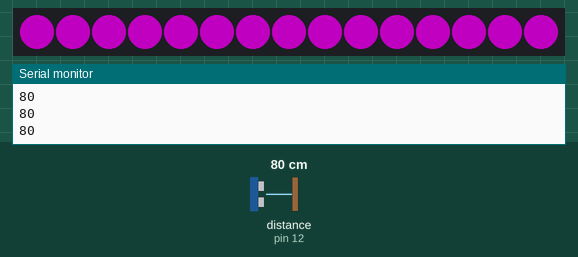
Simulated run of this sketch. Board: Arduino Uno, built with avr-gcc and run on an emulated ATmega328P. On the bench: 15 RGB LEDs in strip order, left to right, the last lines printed to the serial monitor. The test bench sets the inputs (shaded band); at power-on: distance to the obstacle (sensor on pin 12) 80 cm. The echo pulse lasts 58.3 µs per cm; dim RGB values are drawn brighter than linear.

Above: at 1.3 s.
1.4 s: distance to the obstacle (sensor on pin 12) set to 2 cm
At 2.5 s:
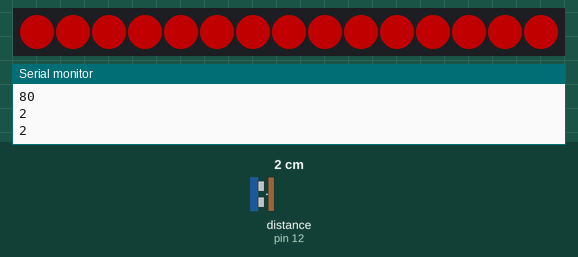
3.0 s: distance to the obstacle (sensor on pin 12) set to 18 cm
At 3.9 s:
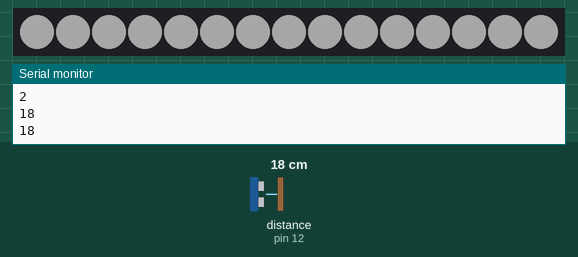
4.6 s: distance to the obstacle (sensor on pin 12) set to 120 cm
At 5.6 s:
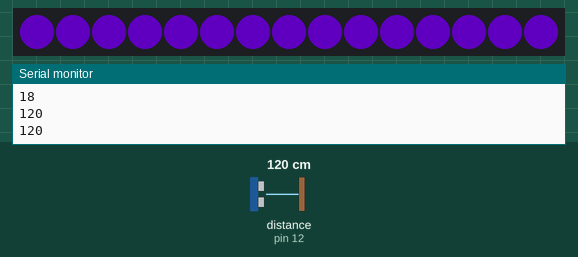
6.1 s: distance to the obstacle (sensor on pin 12) set to 250 cm
At 6.8 s:
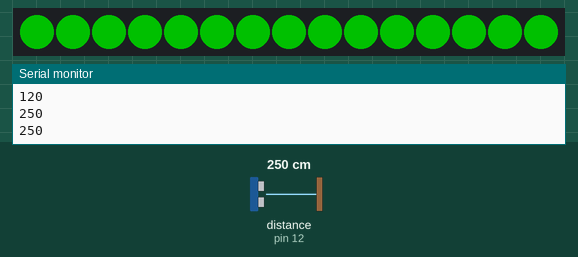
7.7 s: distance to the obstacle (sensor on pin 12) set to 4 cm
At 8.9 s:
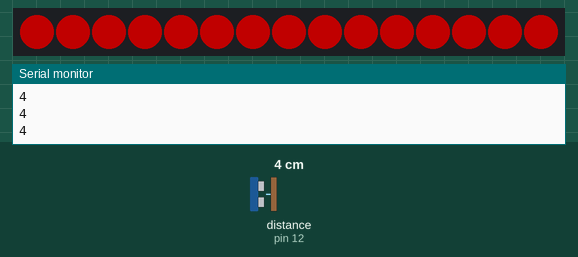
9.2 s: distance to the obstacle (sensor on pin 12) set to 183 cm
At 9.8 s:
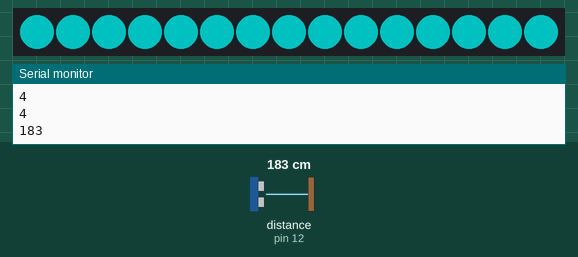
Timing chart, 0 to 11.8 s (numbered marks = the images above; inputs shaded):
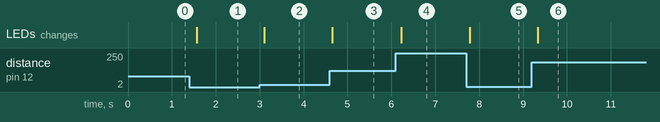

Measured:
- after the input at 1.4 s, the LEDs: change after 0.17 s (image 1)
- after the input at 3.0 s, the LEDs: change after 0.11 s (image 2)
- after the input at 4.6 s, the LEDs: change after 0.05 s (image 3)
- after the input at 6.1 s, the LEDs: change after 0.12 s (image 4)
- after the input at 7.7 s, the LEDs: change after 0.09 s (image 5)
- after the input at 9.2 s, the LEDs: change after 0.14 s (image 6)

The sketch:

LED-strip.ino
```cpp
#include <Adafruit_NeoPixel.h>
#ifdef __AVR__
#include <avr/power.h> // Required for 16 MHz Adafruit Trinket
#endif
#define PIN        6
#define NUMPIXELS 15
Adafruit_NeoPixel pixels(NUMPIXELS, PIN, NEO_GRB + NEO_KHZ800);
#define DELAYVAL 500 // Time (in milliseconds) to pause between pixels
bool flag = false;
int dist(0);
int  R(0);
int  G(0);
int  B(0);
int i = 0;
int FACTOR = 3;
#include <afstandssensor.h>

// Distance Sensor(triggerPin, echoPin);
AfstandsSensor afstandssensor(13, 12);  // Starter distance detector in pins 13 and 12.

void setup() {
  Serial.begin(9600);
  pixels.begin();
}
void loop() {
  //pixels.clear(); // Set all pixel colors to 'off'
  dist = afstandssensor.afstandCM();
  Serial.println(dist);

  if ((dist <= 500 and dist > 400)){ //12
      R = 0;
      G = 0;
      B = 255;
      }

  else if ((dist > 330 && dist <= 400 )){ //2 verd
      R = 0;
      G = 255;
      B = 0;

      }
  else if ((dist <= 330 and dist > 300)){ //3 yellow
      R = 255;
      G = 255;
      B = 0;

      }
  else if ((dist <= 300 and dist > 270)){ //4 light green
      R = 128;
      G = 255;
      B = 0;

      }
  else if ((dist <= 270 and dist > 240)){ //5 green
      R = 0;
      G = 255;
      B = 0;

      }
  else if ((dist <= 240 and dist > 210)){ //6 turquoise
      R = 0;
      G = 255;
      B = 128;
  }

 else if ((dist <= 210 and dist > 180)){ //7
      R = 0;
      G = 255;
      B = 255;
      }

 else if ((dist <= 180 and dist > 150)){ //8
      R = 0;
      G = 128;
      B = 255;
      }

 else if ((dist <= 150 and dist > 120)){ //9
      R = 0;
      G = 0;
      B = 255;
      }

 else if ((dist <= 120 and dist > 90)){ //10
      R = 127;
      G = 0;
      B = 255;
      }

 else if ((dist <= 90 and dist > 60)){ //11
      R = 255;
      G = 0;
      B = 255;
      }

 else if ((dist <= 60 and dist > 30)){ //12
      R = 255;
      G = 0;
      B = 127;
      }

  else if ((dist <= 30 and dist> 15)){ //1 red
      R = 127;
      G = 127;
      B = 127;
  }
 else { //13
      R = 255;
      G = 0;
      B = 0;
      }

  for(int i=0; i<NUMPIXELS; i++) { // For each pixel...

    // pixels.Color() takes RGB values, from 0,0,0 up to 255,255,255
    // Here we're using a moderately bright green color:
    pixels.setPixelColor(i, pixels.Color(R/FACTOR, G/FACTOR, B/FACTOR));

    pixels.show();   // Send the updated pixel colors to the hardware.

  }
  delay (DELAYVAL);
}
```
